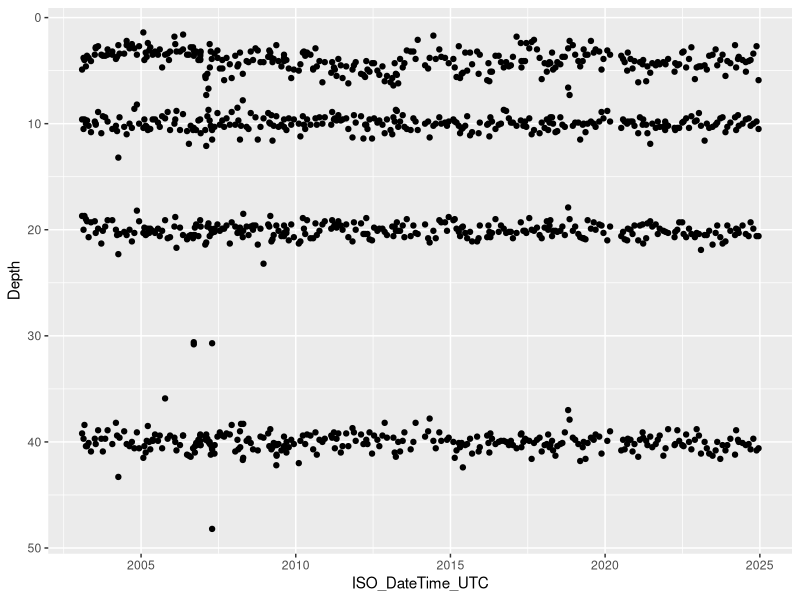
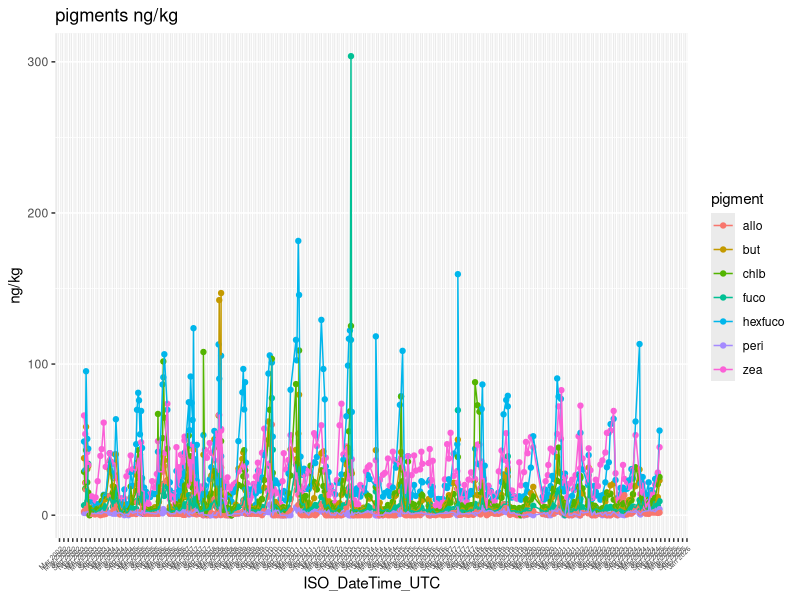
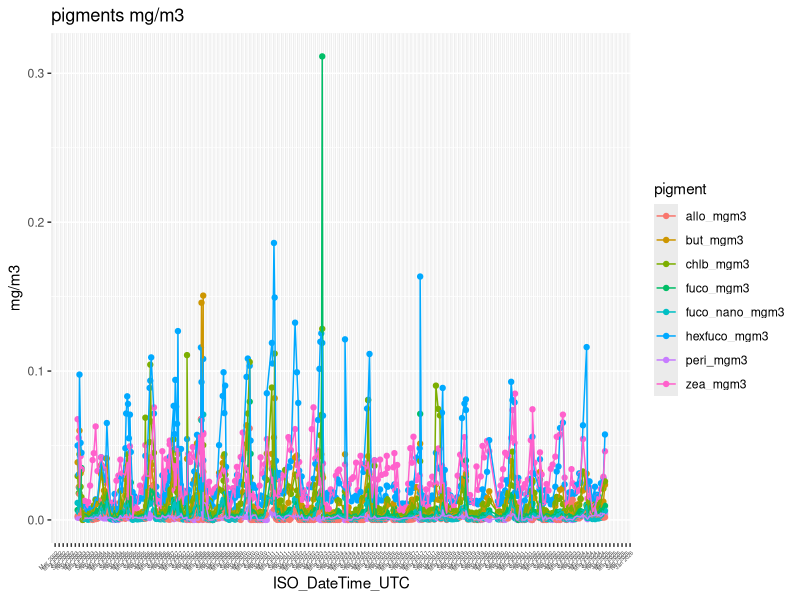
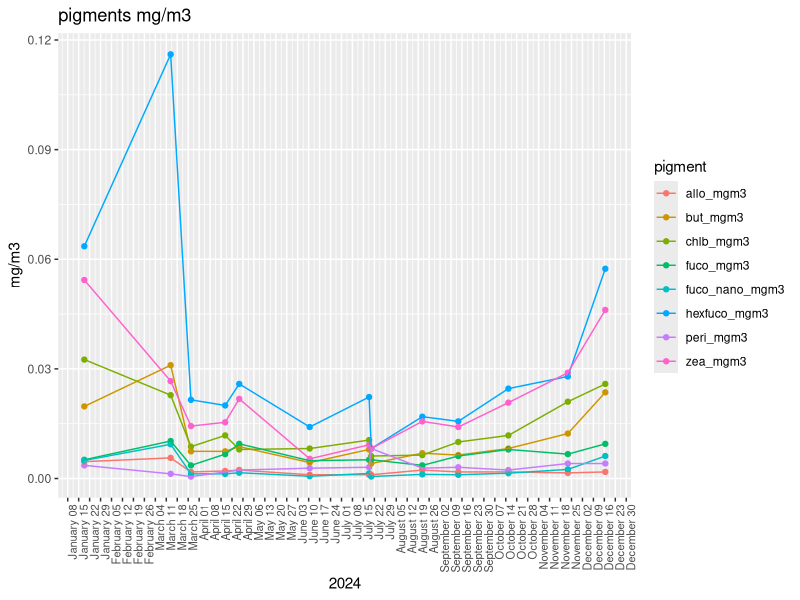

Write the R code that produced these figures, in order. (Note: this script raises an error after producing the figures.)
## ---- chunk 1
#load in libraries
library(tidyverse)
library(lubridate)
library(viridis)
library(gridExtra)
## ---- chunk 2
pigments = read_csv('893521_v8_bats_pigments.csv')
## ---- chunk 3
pig = pigments %>%
  select(ID, ISO_DateTime_UTC, yyyymmdd, decy, time, Latitude, Longitude, Cruise_num, Cast, Cast_type, Bottle_number, Depth, QF_depth, p4, QF_p4, p5, QF_p5, p6, QF_p6, p7, QF_p7, p10, QF_p10, p13, QF_p13, p14, QF_p14, p19, QF_p19)
#QF_Niskin_GoFlo and QF_depth might be good to have for later
## ---- chunk 4
#filter general dataset to be just good data in the photic zone
pig_clean = pig %>%
  filter(QF_p4 != 9 | 
           QF_p4 != 9 |
           QF_p5 != 9 |
           QF_p6 != 9 |
           QF_p7 != 9 |
           QF_p10 != 9 |
           QF_p13 != 9 |
           QF_p14 != 9 |
           QF_p19 != 9) %>%
  filter(Depth < 50) #photic zone
## ---- chunk 5
#testing points across depths 
pig_clean_alldepth = pig %>%
  filter(QF_p4 != 9 | 
           QF_p4 != 9 |
           QF_p5 != 9 |
           QF_p6 != 9 |
           QF_p7 != 9 |
           QF_p10 != 9 |
           QF_p13 != 9 |
           QF_p14 != 9 |
           QF_p19 != 9) %>%
  mutate(year = year(ISO_DateTime_UTC)) %>%
  filter(year >= 2003) %>%
  filter(Depth < 50)

ggplot(pig_clean_alldepth, aes(x = ISO_DateTime_UTC, y = Depth)) + geom_point() + scale_y_reverse()
#y coord flip, 200 lim

#the last 5 years and top 50 m

pig_clean_200 = pig %>%
  filter(Depth < 500) %>%
  filter(QF_p4 != 9 | 
           QF_p4 != 9 |
           QF_p5 != 9 |
           QF_p6 != 9 |
           QF_p7 != 9 |
           QF_p10 != 9 |
           QF_p13 != 9 |
           QF_p14 != 9 |
           QF_p19 != 9) %>%
  mutate(year = year(ISO_DateTime_UTC)) %>%
  filter(year >= 2003) #1198

pig_clean_15 = pig %>%
    filter(QF_p4 != 9 | 
           QF_p4 != 9 |
           QF_p5 != 9 |
           QF_p6 != 9 |
           QF_p7 != 9 |
           QF_p10 != 9 |
           QF_p13 != 9 |
           QF_p14 != 9 |
           QF_p19 != 9) %>%
  mutate(year = year(ISO_DateTime_UTC)) %>%
  filter(year >= 2003) %>%
  filter(Depth < 15) #597

pig_clean_5 = pig %>%
    filter(QF_p4 != 9 | 
           QF_p4 != 9 |
           QF_p5 != 9 |
           QF_p6 != 9 |
           QF_p7 != 9 |
           QF_p10 != 9 |
           QF_p13 != 9 |
           QF_p14 != 9 |
           QF_p19 != 9) %>%
  mutate(year = year(ISO_DateTime_UTC)) %>%
  filter(year >= 2003) %>%
  filter(Depth < 5) #258

pig_clean_50 = pig %>%
    filter(QF_p4 != 9 | 
           QF_p4 != 9 |
           QF_p5 != 9 |
           QF_p6 != 9 |
           QF_p7 != 9 |
           QF_p10 != 9 |
           QF_p13 != 9 |
           QF_p14 != 9 |
           QF_p19 != 9) %>%
  mutate(year = year(ISO_DateTime_UTC)) %>%
  filter(year >= 2003) %>%
filter(Depth < 50) #1198
## ---- chunk 6
#general dataset with just good quality data and only recent decade
pig_clean_yd = pig_clean %>%
  mutate(year = year(ISO_DateTime_UTC),
         month = month(ISO_DateTime_UTC),
         day = day(ISO_DateTime_UTC),
         yd = yday(ISO_DateTime_UTC)) %>%
  select(ID, ISO_DateTime_UTC, yyyymmdd, decy, time, month, day, year, yd, Latitude, Longitude, Cruise_num, Cast, Cast_type, Bottle_number, Depth, p4, QF_p4, p5, QF_p5, p6, QF_p6, p7, QF_p7, p10, QF_p10, p13, QF_p13, p14, QF_p14, p19, QF_p19) %>%
  filter(year >= 2003)
## ---- chunk 7
#time series
pig_clean_ts = pig_clean_yd %>%
  group_by(ISO_DateTime_UTC) %>% 
  summarise(across(starts_with('p'), \(x) mean(x, na.rm = TRUE))) %>%
  rename(peri = p4,
         but = p5,
         fuco = p6,
         hexfuco = p7,
         allo = p10,
         chlb = p13,
         chla = p14,
         zea = p19) %>%
  mutate(peri_mgm3 = peri*1025*0.000001,
         but_mgm3 = but*1025*0.000001,
         fuco_mgm3 = fuco*1025*0.000001,
         hexfuco_mgm3 = hexfuco*1025*0.000001,
         allo_mgm3 = allo*1025*0.000001,
         chlb_mgm3 = chlb*1025*0.000001,
         chla_mgm3 = chla*1025*0.000001,
         zea_mgm3 = zea*1025*0.000001,
         fuco_nano_mgm3 = (hexfuco_mgm3^0.098)*(but_mgm3^1.284)) %>%
  mutate(chlaw_mgm3 = ((1.27*fuco_mgm3) + (2.43*peri_mgm3) + (1.07*hexfuco_mgm3) + (2.06*allo_mgm3) + (1.30*chlb_mgm3) + (2.36*zea_mgm3)))

pig_clean_ts_long_ngkg = pig_clean_ts %>%
  select(-peri_mgm3, -but_mgm3, -fuco_mgm3, -hexfuco_mgm3, -allo_mgm3, -chlb_mgm3, -chla_mgm3, -zea_mgm3, -fuco_nano_mgm3, -chlaw_mgm3, -chla) %>%
  pivot_longer(cols = 2:8,
               names_to = 'pigment',
               values_to = 'ng/kg')

pig_clean_ts_long_mgm3 = pig_clean_ts %>%
  select(-peri, -but, -fuco, -hexfuco, -allo, -chlb, -chla, -zea, -chlaw_mgm3, -chla_mgm3) %>%
  pivot_longer(cols = 2:9,
               names_to = 'pigment',
               values_to = 'mg/m3')
## ---- chunk 8
#plot pigment time series
ggplot(pig_clean_ts_long_ngkg, aes(x = ISO_DateTime_UTC, y = `ng/kg`)) + 
  geom_point(aes(color = pigment)) +
  geom_line(aes(group = pigment, color = pigment)) +
  labs(title = 'pigments ng/kg') + 
  scale_x_datetime(
    date_breaks = "2 month",       # monthly ticks
    date_labels = "%b %Y"          # e.g., "Aug 2016"
  ) + theme(axis.text.x = element_text(angle = 45, hjust = 1, size = 5))
ggplot(pig_clean_ts_long_mgm3, aes(x = ISO_DateTime_UTC, y = `mg/m3`)) + 
  geom_point(aes(color = pigment)) +
  geom_line(aes(group = pigment, color = pigment)) +
  labs(title = 'pigments mg/m3') + 
  scale_x_datetime(
    date_breaks = "2 month",       # monthly ticks
    date_labels = "%b %Y"          # e.g., "Aug 2016"
  ) + theme(axis.text.x = element_text(angle = 45, hjust = 1, size = 4))
#add and delete chla from each to add or remove it
## ---- chunk 9
#zooming in on heatwave 4/18-5/10 in 2024
ts_mgm3_mhw = pig_clean_ts_long_mgm3 %>%
  mutate(year = year(ISO_DateTime_UTC),
         month = month(ISO_DateTime_UTC),
         day = day(ISO_DateTime_UTC)) %>%
  filter(year == 2024) #%>%
  #filter(month == 3 | month == 4 | month == 5 | month == 6)

ggplot(ts_mgm3_mhw, aes(x = ISO_DateTime_UTC, y = `mg/m3`)) + 
  geom_point(aes(color = pigment)) +
  geom_line(aes(group = pigment, color = pigment)) +
  labs(title = 'pigments mg/m3', x = '2024') + 
  scale_x_datetime(date_breaks = '1 week',
                   date_labels = '%B %d') +
  theme(axis.text.x = element_text(angle = 90, hjust = 1, size = 8))
## ---- chunk 10
#pfts for ts
pfts_ts_mgm3 = pig_clean_ts %>%
  select(-peri, -but, -fuco, -hexfuco, -allo, -chlb, -chla, -zea) %>%
  mutate(fproka = ((2.36*pig_clean_ts$zea_mgm3)/pig_clean_ts$chlaw_mgm3),
         fgreenalgae = ((1.30*pig_clean_ts$chlb_mgm3)/pig_clean_ts$chlaw_mgm3)) %>%
  mutate(fnano = case_when(
    pig_clean_ts$chla_mgm3 > 0.08 & pig_clean_ts$chla_mgm3 < 2 ~ ((1.07*pig_clean_ts$hexfuco_mgm3+2.06*pig_clean_ts$allo_mgm3+1.30*pig_clean_ts$chlb_mgm3+1.27*pig_clean_ts$fuco_nano_mgm3)/pig_clean_ts$chlaw_mgm3),
    pig_clean_ts$chla_mgm3 <= 0.08 ~ ((12.5*pfts_ts_mgm3$chla_mgm3*1.07*pig_clean_ts$hexfuco_mgm3)/pig_clean_ts$chlaw_mgm3)+(((1.07*pig_clean_ts$hexfuco_mgm3)+(2.06*pig_clean_ts$allo_mgm3)+(1.30*pig_clean_ts$chlb_mgm3))/pig_clean_ts$chlaw_mgm3)+((1.27*pig_clean_ts$fuco_nano_mgm3)/pig_clean_ts$chlaw_mgm3)),
         fhapto = fnano-fgreenalgae,
    fdiatoms = (1.27*(pig_clean_ts$fuco_mgm3-pig_clean_ts$fuco_nano_mgm3))/pig_clean_ts$chlaw_mgm3)

pfts_ts_mgm3_long = pfts_ts_mgm3 %>%
  select(ISO_DateTime_UTC, fproka, fgreenalgae, fhapto, fdiatoms) %>% #no longer selecting fnano
  pivot_longer(cols = 2:5,
               names_to = 'pft',
               values_to = 'ratio')
## ---- chunk 11
ggplot(pfts_ts_mgm3_long, aes(x = ISO_DateTime_UTC, y = ratio)) + 
  geom_point(aes(color = pft)) +
  geom_line(aes(group = pft, color = pft)) +
  labs(title = 'pfts time series') + 
  scale_x_datetime(date_breaks = '6 month',
                   date_labels = '%B %Y') +
  ylim(0, 1) + 
  theme(axis.text.x = element_text(angle = 45, hjust = 1, size = 6))
## ---- chunk 12
#heatwave for pfts ts
pfts_ts_mgm3_mhw = pfts_ts_mgm3_long %>%
  mutate(year = year(ISO_DateTime_UTC),
         month = month(ISO_DateTime_UTC),
         day = month(ISO_DateTime_UTC)) %>%
  filter(year == 2024) %>%
  filter(month == 2 | month == 3 | month == 4 | month == 5 | month == 6 | month == 7)

ggplot(pfts_ts_mgm3_mhw, aes(x = ISO_DateTime_UTC, y = ratio)) + 
  geom_point(aes(color = pft)) +
  geom_line(aes(group = pft, color = pft)) +
  labs(title = 'pfts time series - heatwave', x = '2024') + 
  scale_x_datetime(date_breaks = '3 day',
                   date_labels = '%B %d') +
  ylim(0, 1) +
  theme(axis.text.x = element_text(angle = 45, hjust = 1, size = 6))
## ---- chunk 13
#work to create climatologies
#monthly average
pig_clean_month = pig_clean_yd %>%
  group_by(month) %>% 
  summarise(across(starts_with('p'), \(x) mean(x, na.rm = TRUE))) %>%
  rename(peri = p4,
         but = p5,
         fuco = p6,
         hexfuco = p7,
         allo = p10,
         chlb = p13,
         chla = p14,
         zea = p19) %>%
  mutate(peri_mgm3 = peri*1025*0.000001,
         but_mgm3 = but*1025*0.000001,
         fuco_mgm3 = fuco*1025*0.000001,
         hexfuco_mgm3 = hexfuco*1025*0.000001,
         allo_mgm3 = allo*1025*0.000001,
         chlb_mgm3 = chlb*1025*0.000001,
         chla_mgm3 = chla*1025*0.000001,
         zea_mgm3 = zea*1025*0.000001,
         fuco_nano_mgm3 = (hexfuco_mgm3^0.098)*(but_mgm3^1.284)) %>%
  mutate(chlaw_mgm3 = ((1.27*fuco_mgm3) + (2.43*peri_mgm3) + (1.07*hexfuco_mgm3) + (2.06*allo_mgm3) + (1.30*chlb_mgm3) + (2.36*zea_mgm3))) #but is not included because it was excluded after multiple regression analyses in the losa supplement
## ---- chunk 14
pig_clean_month_long_ngkg = pig_clean_month %>%
  select(-peri_mgm3, -but_mgm3, -fuco_mgm3, -hexfuco_mgm3, -allo_mgm3, -chlb_mgm3, -chla_mgm3, -zea_mgm3, -fuco_nano_mgm3) %>%
  pivot_longer(cols = 2:9,
               names_to = 'pigment',
               values_to = 'ng/kg')

pig_clean_month_long_mgm3 = pig_clean_month %>%
  select(-peri, -but, -fuco, -hexfuco, -allo, -chlb, -chla, -zea) %>%
  pivot_longer(cols = 2:10,
               names_to = 'pigment',
               values_to = 'mg/m3')
## ---- chunk 15
#pigment monthly climatology
ggplot(pig_clean_month_long_ngkg, aes(x = month, y = `ng/kg`)) + 
  geom_point(aes(color = pigment)) +
  geom_line(aes(group = pigment, color = pigment)) +
  labs(title = 'pigments ng/kg')
ggplot(pig_clean_month_long_mgm3, aes(x = month, y = `mg/m3`)) + 
  geom_point(aes(color = pigment)) +
  geom_line(aes(group = pigment, color = pigment)) +
  labs(title = 'pigments mg/m3')
## ---- chunk 16
pfts_month = pig_clean_month %>%
  select(month) %>%
  mutate(fproka = ((2.36*pig_clean_month$zea_mgm3)/pig_clean_month$chlaw_mgm3),
         fgreenalgae = ((1.30*pig_clean_month$chlb_mgm3)/pig_clean_month$chlaw_mgm3),
         fnano = ((1.07*pig_clean_month$hexfuco_mgm3+2.06*pig_clean_month$allo_mgm3+1.30*pig_clean_month$chlb_mgm3+1.27*pig_clean_month$fuco_nano_mgm3)/pig_clean_month$chlaw_mgm3),
         fhapto = fnano-fgreenalgae,
         fdiatoms = (1.27*(pig_clean_month$fuco_mgm3-pig_clean_month$fuco_nano_mgm3))/pig_clean_month$chlaw_mgm3) 
## ---- chunk 17
pfts_month_long = pfts_month %>%
  select(-fnano) %>%
  pivot_longer(cols = starts_with('f'),
               names_to = 'pft',
               values_to = 'ratio')
## ---- chunk 18
ggplot(pfts_month_long, aes(x = month, y = ratio)) + 
  geom_point(aes(color = pft)) +
  geom_line(aes(group = pft, color = pft)) +
  ylim(0, 1) +
  labs(title = 'pfts per month')
## ---- chunk 19
#working to create daily climatology (365 days)
#daily average
pig_clean_day = pig_clean_yd %>%
  group_by(yd) %>% 
  summarise(across(starts_with('p'), \(x) mean(x, na.rm = TRUE))) %>%
  rename(peri = p4,
         but = p5,
         fuco = p6,
         hexfuco = p7,
         allo = p10,
         chlb = p13,
         chla = p14,
         zea = p19) %>%
  mutate(peri_mgm3 = peri*1025*0.000001,
         but_mgm3 = but*1025*0.000001,
         fuco_mgm3 = fuco*1025*0.000001,
         hexfuco_mgm3 = hexfuco*1025*0.000001,
         allo_mgm3 = allo*1025*0.000001,
         chlb_mgm3 = chlb*1025*0.000001,
         chla_mgm3 = chla*1025*0.000001,
         zea_mgm3 = zea*1025*0.000001,
         fuco_nano_mgm3 = (hexfuco_mgm3^0.098)*(but_mgm3^1.284)) %>%
  mutate(chlaw_mgm3 = ((1.27*fuco_mgm3) + (2.43*peri_mgm3) + (1.07*hexfuco_mgm3) + (2.06*allo_mgm3) + (1.30*chlb_mgm3) + (2.36*zea_mgm3))) #but is not included because it was excluded after multiple regression analyses in the losa supplement
## ---- chunk 20
pig_clean_day_long_ngkg = pig_clean_day %>%
  select(-peri_mgm3, -but_mgm3, -fuco_mgm3, -hexfuco_mgm3, -allo_mgm3, -chlb_mgm3, -chla_mgm3, -zea_mgm3, -fuco_nano_mgm3) %>%
  pivot_longer(cols = 2:9,
               names_to = 'pigment',
               values_to = 'ng/kg')

pig_clean_day_long_mgm3 = pig_clean_day %>%
  select(-peri, -but, -fuco, -hexfuco, -allo, -chlb, -chla, -zea) %>%
  pivot_longer(cols = 2:10,
               names_to = 'pigment',
               values_to = 'mg/m3')
## ---- chunk 21
#pigment daily climatology
ggplot(pig_clean_day_long_ngkg, aes(x = yd, y = `ng/kg`)) + 
  geom_point(aes(color = pigment)) +
  geom_line(aes(group = pigment, color = pigment)) +
  labs(title = 'pigments ng/kg')
ggplot(pig_clean_day_long_mgm3, aes(x = yd, y = `mg/m3`)) + 
  geom_point(aes(color = pigment)) +
  geom_line(aes(group = pigment, color = pigment)) +
  labs(title = 'pigments mg/m3')
## ---- chunk 22
pfts_day = pig_clean_day %>%
  select(yd) %>%
  mutate(fproka = ((2.36*pig_clean_day$zea_mgm3)/pig_clean_day$chlaw_mgm3),
         fgreenalgae = ((1.30*pig_clean_day$chlb_mgm3)/pig_clean_day$chlaw_mgm3)) %>%
#pig_clean_day$chla_mgm3 >= 2 all results in FALSE
#pig_clean_day$chla_mgm3 > 0.08 & pig_clean_day$chla_mgm3 < 2 results in mostly TRUE some FALSE meaning I use the S6 equation for those
#pig_clean_day$chla_mgm3 <= 0.08 results in mostly FALSE with some TRUE so I use S7
  mutate(fnano = case_when(
    pig_clean_day$chla_mgm3 > 0.08 & pig_clean_day$chla_mgm3 < 2 ~ ((1.07*pig_clean_day$hexfuco_mgm3+2.06*pig_clean_day$allo_mgm3+1.30*pig_clean_day$chlb_mgm3+1.27*pig_clean_day$fuco_nano_mgm3)/pig_clean_day$chlaw_mgm3),
    pig_clean_day$chla_mgm3 <= 0.08 ~ ((12.5*pig_clean_day$chla_mgm3*1.07*pig_clean_day$hexfuco_mgm3)/pig_clean_day$chlaw_mgm3)+(((1.07*pig_clean_day$hexfuco_mgm3)+(2.06*pig_clean_day$allo_mgm3)+(1.30*pig_clean_day$chlb_mgm3))/pig_clean_day$chlaw_mgm3)+((1.27*pig_clean_day$fuco_nano_mgm3)/pig_clean_day$chlaw_mgm3)),
         fhapto = fnano-fgreenalgae,
    fdiatoms = (1.27*(pig_clean_day$fuco_mgm3-pig_clean_day$fuco_nano_mgm3))/pig_clean_day$chlaw_mgm3)

#diatom equation used is S10 because all chla is lower than 2 mg/m3
## ---- chunk 23
pfts_day_long = pfts_day %>%
  select(-fnano) %>%
  pivot_longer(cols = starts_with('f'),
               names_to = 'pft',
               values_to = 'ratio')
## ---- chunk 24
ggplot(pfts_day_long, aes(x = yd, y = ratio)) + 
  geom_point(aes(color = pft)) +
  geom_line(aes(group = pft, color = pft)) +
  ylim(0, 1) +
  labs(title = 'pfts per day')
## ---- chunk 25
library(maps)
library(ggrepel)
## ---- chunk 26
#pigment on a map
world_map = map_data('world')
## ---- chunk 27
ggplot() + 
  geom_polygon(data = world_map, aes(x = long, y = lat, group = group), fill = 'lightgray', color = 'white') +
  geom_point(data = pig_clean_yd, aes(x = Longitude, y = Latitude), size = 0.25) +
  scale_shape_manual(values = c(2, 1)) +
  coord_fixed(1.3, xlim = c(-64.5, -64), ylim = c(31, 32)) +
  labs(title = 'BATS HPLC Pigment data', x = 'Longitude', y = 'Latitude') +
  theme_minimal()
